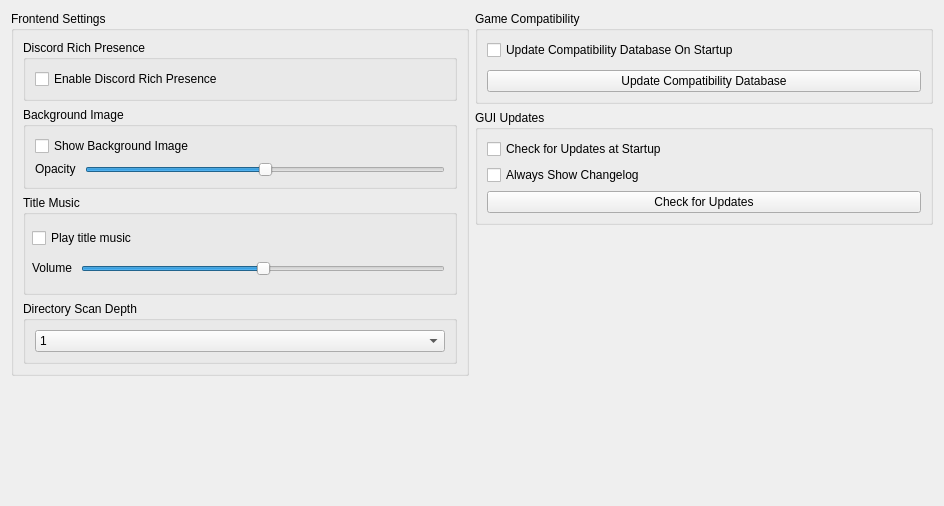
      <widget class="QWidget" name="guiTabContents">
       <property name="geometry">
        <rect>
         <x>0</x>
         <y>0</y>
         <width>944</width>
         <height>506</height>
        </rect>
       </property>
       <property name="sizePolicy">
        <sizepolicy hsizetype="Preferred" vsizetype="Preferred">
         <horstretch>0</horstretch>
         <verstretch>0</verstretch>
        </sizepolicy>
       </property>
       <layout class="QVBoxLayout" name="guiTabVLayout" stretch="0">
        <item>
         <layout class="QHBoxLayout" name="horizontalLayout_1">
          <property name="leftMargin">
           <number>0</number>
          </property>
          <property name="topMargin">
           <number>0</number>
          </property>
          <item>
           <layout class="QVBoxLayout" name="GUITabLayoutMiddle" stretch="0,0">
            <property name="bottomMargin">
             <number>0</number>
            </property>
            <item>
             <widget class="QGroupBox" name="GUIgroupBox">
              <property name="sizePolicy">
               <sizepolicy hsizetype="Preferred" vsizetype="Preferred">
                <horstretch>0</horstretch>
                <verstretch>0</verstretch>
               </sizepolicy>
              </property>
              <property name="minimumSize">
               <size>
                <width>0</width>
                <height>0</height>
               </size>
              </property>
              <property name="title">
               <string>Frontend Settings</string>
              </property>
              <layout class="QVBoxLayout" name="GUILayout">
               <property name="topMargin">
                <number>9</number>
               </property>
               <property name="bottomMargin">
                <number>9</number>
               </property>
               <item>
                <widget class="QGroupBox" name="discordGroupBox">
                 <property name="title">
                  <string>Discord Rich Presence</string>
                 </property>
                 <layout class="QVBoxLayout" name="verticalLayout_6">
                  <item>
                   <widget class="QCheckBox" name="discordRPCCheckbox">
                    <property name="text">
                     <string>Enable Discord Rich Presence</string>
                    </property>
                   </widget>
                  </item>
                 </layout>
                </widget>
               </item>
               <item>
                <widget class="QGroupBox" name="GUIBackgroundImageGroupBox">
                 <property name="sizePolicy">
                  <sizepolicy hsizetype="Expanding" vsizetype="Minimum">
                   <horstretch>0</horstretch>
                   <verstretch>0</verstretch>
                  </sizepolicy>
                 </property>
                 <property name="title">
                  <string>Background Image</string>
                 </property>
                 <layout class="QVBoxLayout" name="backgroundImageVLayout">
                  <item>
                   <widget class="QCheckBox" name="showBackgroundImageCheckBox">
                    <property name="sizePolicy">
                     <sizepolicy hsizetype="Minimum" vsizetype="Fixed">
                      <horstretch>0</horstretch>
                      <verstretch>0</verstretch>
                     </sizepolicy>
                    </property>
                    <property name="text">
                     <string>Show Background Image</string>
                    </property>
                   </widget>
                  </item>
                  <item>
                   <layout class="QHBoxLayout" name="opacityLayout">
                    <property name="spacing">
                     <number>9</number>
                    </property>
                    <item>
                     <widget class="QLabel" name="backgroundImageOpacityLabel">
                      <property name="sizePolicy">
                       <sizepolicy hsizetype="Maximum" vsizetype="Fixed">
                        <horstretch>0</horstretch>
                        <verstretch>0</verstretch>
                       </sizepolicy>
                      </property>
                      <property name="text">
                       <string>Opacity</string>
                      </property>
                     </widget>
                    </item>
                    <item>
                     <widget class="QSlider" name="backgroundImageOpacitySlider">
                      <property name="sizePolicy">
                       <sizepolicy hsizetype="Expanding" vsizetype="Fixed">
                        <horstretch>0</horstretch>
                        <verstretch>0</verstretch>
                       </sizepolicy>
                      </property>
                      <property name="minimum">
                       <number>0</number>
                      </property>
                      <property name="maximum">
                       <number>100</number>
                      </property>
                      <property name="value">
                       <number>50</number>
                      </property>
                      <property name="orientation">
                       <enum>Qt::Orientation::Horizontal</enum>
                      </property>
                     </widget>
                    </item>
                   </layout>
                  </item>
                 </layout>
                </widget>
               </item>
               <item>
                <widget class="QGroupBox" name="GUIMusicGroupBox">
                 <property name="sizePolicy">
                  <sizepolicy hsizetype="Expanding" vsizetype="Expanding">
                   <horstretch>0</horstretch>
                   <verstretch>0</verstretch>
                  </sizepolicy>
                 </property>
                 <property name="minimumSize">
                  <size>
                   <width>0</width>
                   <height>100</height>
                  </size>
                 </property>
                 <property name="maximumSize">
                  <size>
                   <width>16777215</width>
                   <height>16777215</height>
                  </size>
                 </property>
                 <property name="autoFillBackground">
                  <bool>false</bool>
                 </property>
                 <property name="title">
                  <string>Title Music</string>
                 </property>
                 <property name="flat">
                  <bool>false</bool>
                 </property>
                 <widget class="QCheckBox" name="playBGMCheckBox">
                  <property name="geometry">
                   <rect>
                    <x>9</x>
                    <y>30</y>
                    <width>416</width>
                    <height>26</height>
                   </rect>
                  </property>
                  <property name="sizePolicy">
                   <sizepolicy hsizetype="Minimum" vsizetype="Fixed">
                    <horstretch>0</horstretch>
                    <verstretch>0</verstretch>
                   </sizepolicy>
                  </property>
                  <property name="text">
                   <string>Play title music</string>
                  </property>
                 </widget>
                 <widget class="QWidget" name="horizontalLayoutWidget">
                  <property name="geometry">
                   <rect>
                    <x>0</x>
                    <y>50</y>
                    <width>431</width>
                    <height>47</height>
                   </rect>
                  </property>
                  <layout class="QHBoxLayout" name="horizontalLayout">
                   <property name="spacing">
                    <number>9</number>
                   </property>
                   <property name="leftMargin">
                    <number>9</number>
                   </property>
                   <property name="topMargin">
                    <number>9</number>
                   </property>
                   <property name="rightMargin">
                    <number>9</number>
                   </property>
                   <property name="bottomMargin">
                    <number>9</number>
                   </property>
                   <item>
                    <widget class="QLabel" name="label_Volume">
                     <property name="sizePolicy">
                      <sizepolicy hsizetype="Minimum" vsizetype="Fixed">
                       <horstretch>0</horstretch>
                       <verstretch>0</verstretch>
                      </sizepolicy>
                     </property>
                     <property name="maximumSize">
                      <size>
                       <width>16777215</width>
                       <height>16777215</height>
                      </size>
                     </property>
                     <property name="text">
                      <string>Volume</string>
                     </property>
                    </widget>
                   </item>
                   <item>
                    <widget class="QSlider" name="BGMVolumeSlider">
                     <property name="sizePolicy">
                      <sizepolicy hsizetype="Expanding" vsizetype="Preferred">
                       <horstretch>0</horstretch>
                       <verstretch>0</verstretch>
                      </sizepolicy>
                     </property>
                     <property name="toolTip">
                      <string>Set the volume of the background music.</string>
                     </property>
                     <property name="maximum">
                      <number>100</number>
                     </property>
                     <property name="singleStep">
                      <number>10</number>
                     </property>
                     <property name="pageStep">
                      <number>20</number>
                     </property>
                     <property name="value">
                      <number>50</number>
                     </property>
                     <property name="orientation">
                      <enum>Qt::Orientation::Horizontal</enum>
                     </property>
                     <property name="invertedAppearance">
                      <bool>false</bool>
                     </property>
                     <property name="invertedControls">
                      <bool>false</bool>
                     </property>
                     <property name="tickPosition">
                      <enum>QSlider::TickPosition::NoTicks</enum>
                     </property>
                     <property name="tickInterval">
                      <number>10</number>
                     </property>
                    </widget>
                   </item>
                  </layout>
                 </widget>
                </widget>
               </item>
               <item>
                <widget class="QGroupBox" name="ScanDepthGroupBox">
                 <property name="sizePolicy">
                  <sizepolicy hsizetype="Expanding" vsizetype="Preferred">
                   <horstretch>0</horstretch>
                   <verstretch>0</verstretch>
                  </sizepolicy>
                 </property>
                 <property name="title">
                  <string>Directory Scan Depth</string>
                 </property>
                 <layout class="QVBoxLayout" name="tabSettingsLayout">
                  <item>
                   <widget class="QComboBox" name="ScanDepthComboBox">
                    <property name="sizePolicy">
                     <sizepolicy hsizetype="Preferred" vsizetype="Fixed">
                      <horstretch>0</horstretch>
                      <verstretch>0</verstretch>
                     </sizepolicy>
                    </property>
                    <item>
                     <property name="text">
                      <string notr="true">1</string>
                     </property>
                    </item>
                    <item>
                     <property name="text">
                      <string notr="true">2</string>
                     </property>
                    </item>
                    <item>
                     <property name="text">
                      <string notr="true">3</string>
                     </property>
                    </item>
                   </widget>
                  </item>
                 </layout>
                </widget>
               </item>
              </layout>
             </widget>
            </item>
            <item>
             <spacer name="verticalSpacer_7">
              <property name="orientation">
               <enum>Qt::Orientation::Vertical</enum>
              </property>
              <property name="sizeHint" stdset="0">
               <size>
                <width>20</width>
                <height>40</height>
               </size>
              </property>
             </spacer>
            </item>
           </layout>
          </item>
          <item>
           <layout class="QVBoxLayout" name="CompatTabLayoutRight" stretch="0,0,0">
            <property name="spacing">
             <number>6</number>
            </property>
            <property name="bottomMargin">
             <number>0</number>
            </property>
            <item>
             <widget class="QGroupBox" name="CompatgroupBox">
              <property name="sizePolicy">
               <sizepolicy hsizetype="Preferred" vsizetype="Preferred">
                <horstretch>0</horstretch>
                <verstretch>0</verstretch>
               </sizepolicy>
              </property>
              <property name="minimumSize">
               <size>
                <width>0</width>
                <height>0</height>
               </size>
              </property>
              <property name="baseSize">
               <size>
                <width>0</width>
                <height>0</height>
               </size>
              </property>
              <property name="title">
               <string>Game Compatibility</string>
              </property>
              <layout class="QVBoxLayout" name="CompatLayout">
               <property name="spacing">
                <number>10</number>
               </property>
               <property name="topMargin">
                <number>9</number>
               </property>
               <property name="bottomMargin">
                <number>9</number>
               </property>
               <item>
                <widget class="QCheckBox" name="checkCompatibilityOnStartupCheckBox">
                 <property name="text">
                  <string>Update Compatibility Database On Startup</string>
                 </property>
                </widget>
               </item>
               <item>
                <widget class="QPushButton" name="updateCompatibilityButton">
                 <property name="sizePolicy">
                  <sizepolicy hsizetype="MinimumExpanding" vsizetype="Fixed">
                   <horstretch>0</horstretch>
                   <verstretch>0</verstretch>
                  </sizepolicy>
                 </property>
                 <property name="minimumSize">
                  <size>
                   <width>0</width>
                   <height>0</height>
                  </size>
                 </property>
                 <property name="maximumSize">
                  <size>
                   <width>16777215</width>
                   <height>16777215</height>
                  </size>
                 </property>
                 <property name="text">
                  <string>Update Compatibility Database</string>
                 </property>
                </widget>
               </item>
              </layout>
             </widget>
            </item>
            <item>
             <widget class="QGroupBox" name="updaterGroupBox">
              <property name="sizePolicy">
               <sizepolicy hsizetype="Preferred" vsizetype="Preferred">
                <horstretch>0</horstretch>
                <verstretch>0</verstretch>
               </sizepolicy>
              </property>
              <property name="minimumSize">
               <size>
                <width>0</width>
                <height>0</height>
               </size>
              </property>
              <property name="maximumSize">
               <size>
                <width>16777215</width>
                <height>16777215</height>
               </size>
              </property>
              <property name="title">
               <string>GUI Updates</string>
              </property>
              <layout class="QVBoxLayout" name="updaterLayout" stretch="0,0,0">
               <item>
                <widget class="QCheckBox" name="updaterCheckBox">
                 <property name="text">
                  <string>Check for Updates at Startup</string>
                 </property>
                </widget>
               </item>
               <item>
                <widget class="QCheckBox" name="changelogCheckBox">
                 <property name="text">
                  <string>Always Show Changelog</string>
                 </property>
                </widget>
               </item>
               <item>
                <widget class="QPushButton" name="checkUpdateButton">
                 <property name="sizePolicy">
                  <sizepolicy hsizetype="Minimum" vsizetype="Fixed">
                   <horstretch>0</horstretch>
                   <verstretch>0</verstretch>
                  </sizepolicy>
                 </property>
                 <property name="minimumSize">
                  <size>
                   <width>0</width>
                   <height>0</height>
                  </size>
                 </property>
                 <property name="maximumSize">
                  <size>
                   <width>16777215</width>
                   <height>16777215</height>
                  </size>
                 </property>
                 <property name="text">
                  <string>Check for Updates</string>
                 </property>
                </widget>
               </item>
              </layout>
             </widget>
            </item>
            <item>
             <spacer name="verticalSpacer_5">
              <property name="orientation">
               <enum>Qt::Orientation::Vertical</enum>
              </property>
              <property name="sizeHint" stdset="0">
               <size>
                <width>20</width>
                <height>40</height>
               </size>
              </property>
             </spacer>
            </item>
           </layout>
          </item>
         </layout>
        </item>
       </layout>
      </widget>
